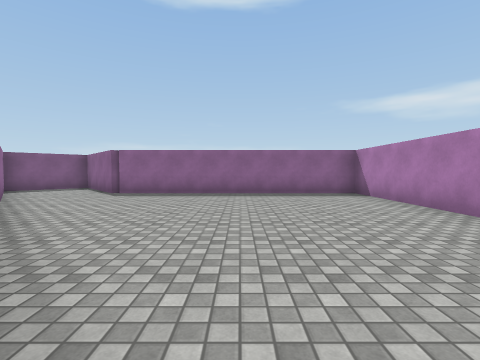
View 1 (above)

22 first-person views from a walk through a Unity game level. The camera is 1.3 m above the floor, tilts 2° down and sees 85° across. The floor is counted in squares, 2 m on a side. Each view is taken from the middle of a square. On the plan, view 1 faces up. The plan holds only what a view shows up to about 9 squares ahead; the rest is blank. The place goes on beyond the plan. Surface patterns are stand-ins for the level's own textures.

View 2
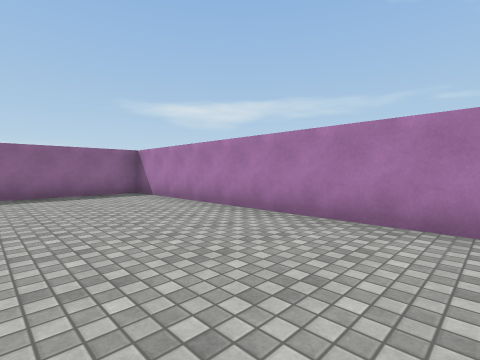

View 3
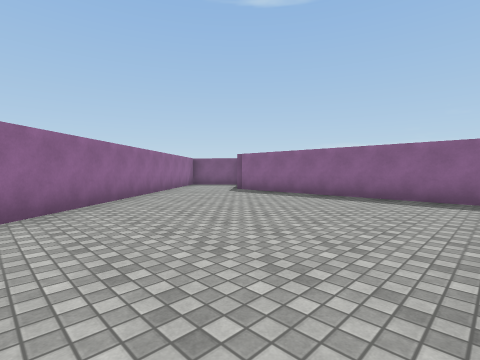

View 4
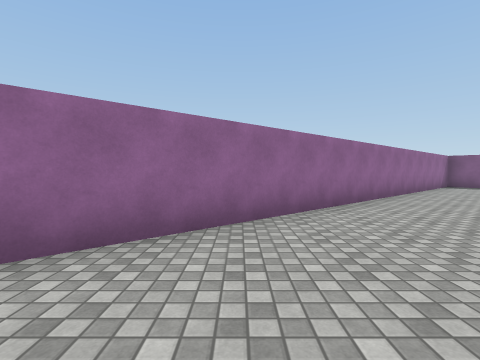

View 5
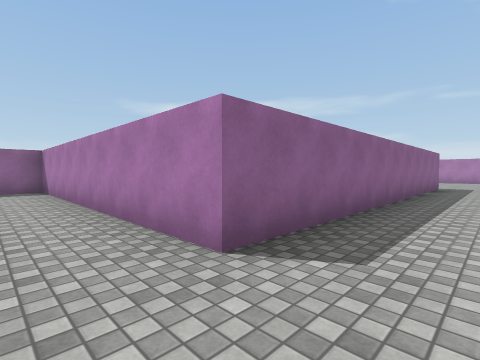

View 6
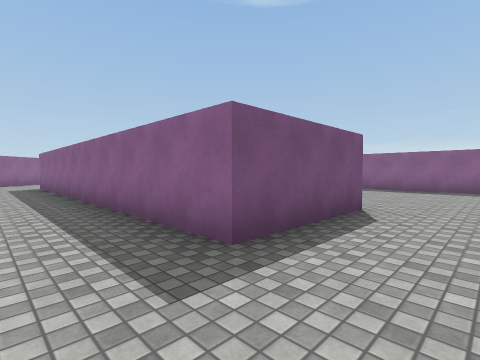

View 7
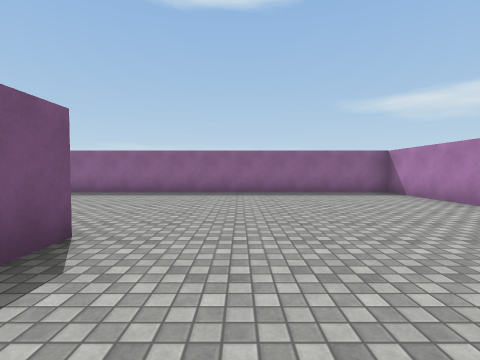

View 8
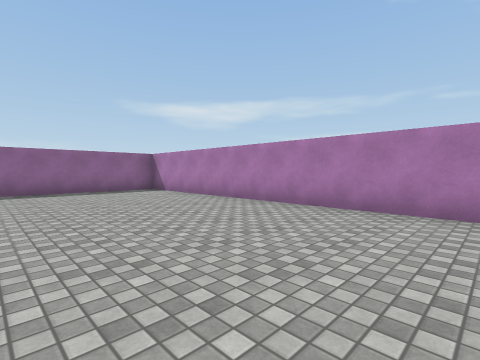

View 9
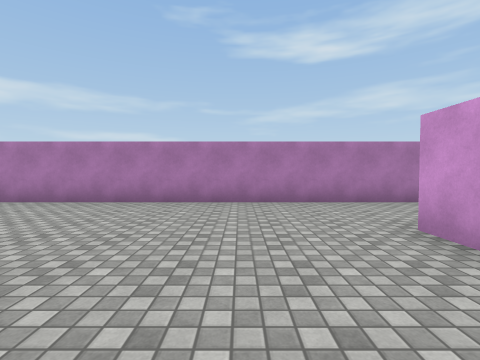

View 10
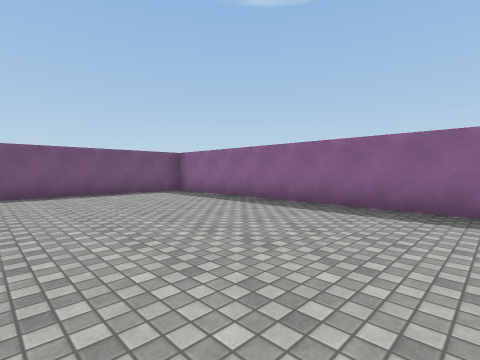

View 11
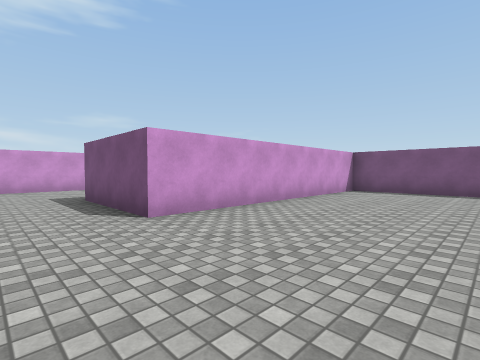

View 12
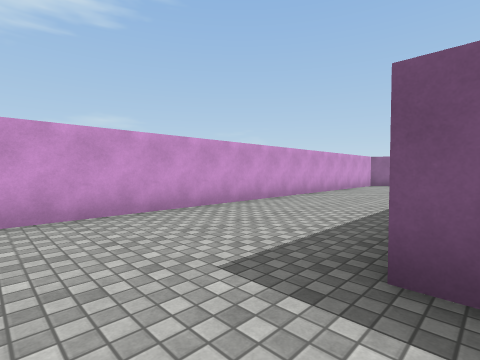

View 13
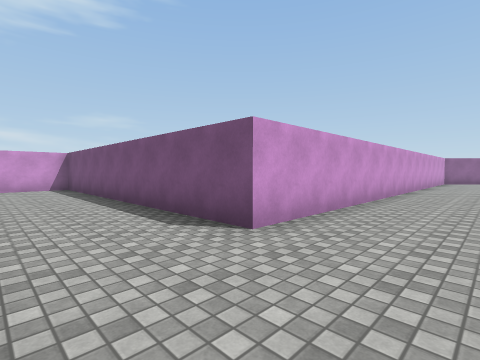

View 14
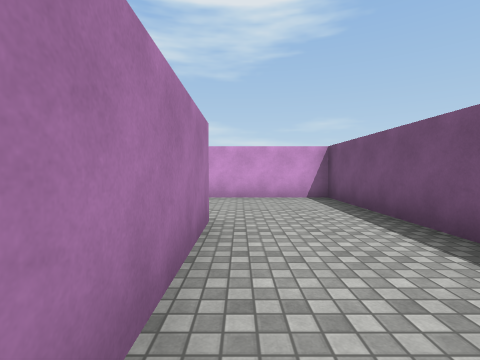

View 15
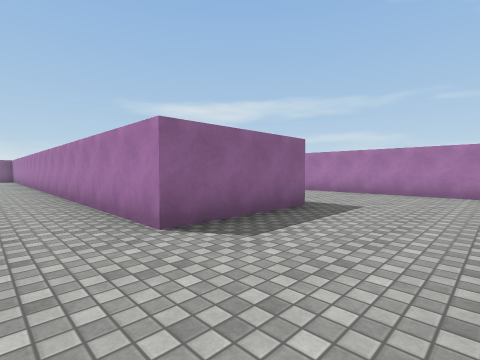

View 16
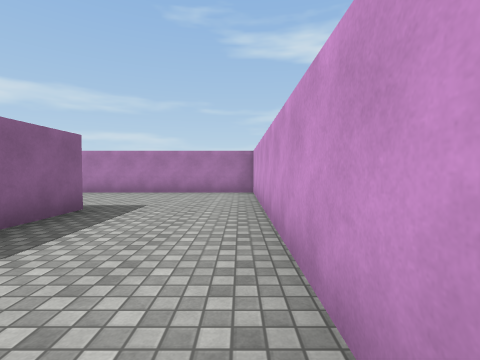

View 17
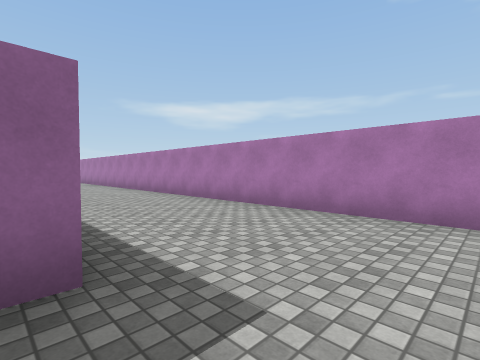

View 18
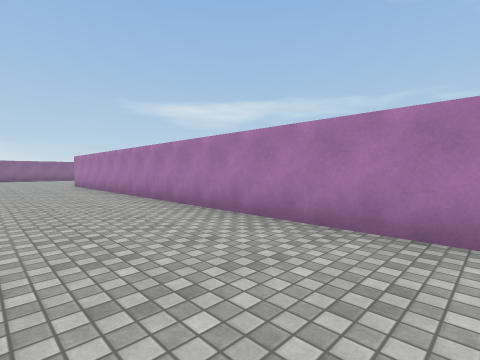

View 19
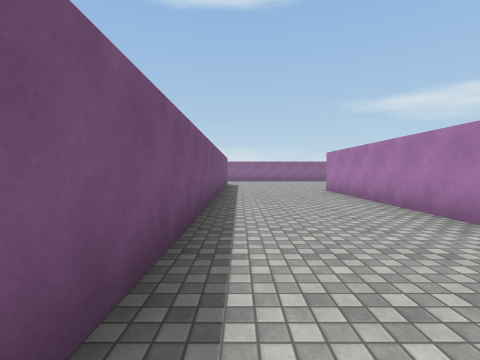

View 20
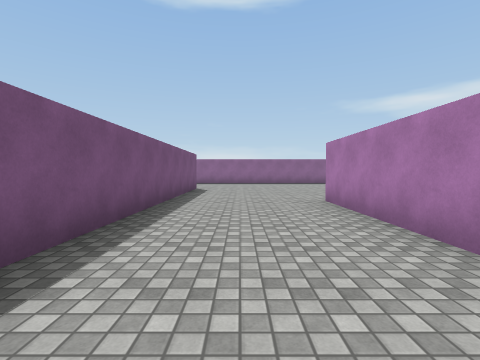

View 21
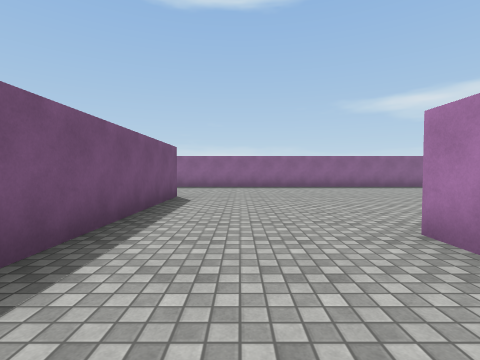

View 22
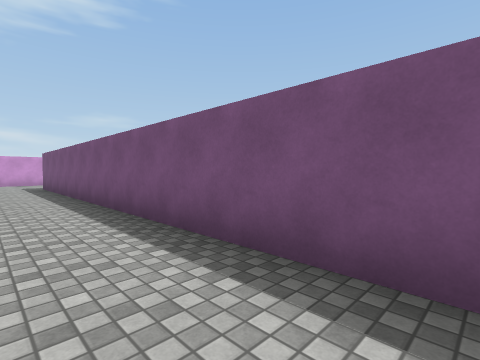

### Floor plan
Points are (right, up) in squares from view 1. A wall is a line through its corners. A room is listed if a view was taken in it or the views show most of it. See-through windows are left out.
Room 1 (views 1, 2, 3)
walls: (3.4, 0.5) (3.4, 7.6) (-3.7, 7.6) (-5, 9); (-6.7, 9.1) (-7.5, 8.3) (1.2, -1.7)
ways out: opening at (2.3, 0) to room 2
Room 2 (views 4, 5, 6, 7, 8, 9, 10, 11, 12, 13, 14, 15, 16, 17, 18, 19, 20, 21, 22)
walls: (6.1, -3.9) (16.8, -3.9) (16.8, -12.4) (25.5, -12.4); (22.4, 9.5) (22.4, -9.4) (19.4, -9.4) (19.4, 7.8) (6.4, 7.8) (6.4, 2.6) (13.4, 2.6) (13.4, -0.5) (3.4, -0.5) (3.4, 0.5); (25.9, -12.5) (25.9, 6.8)
ways out: opening at (2.3, 0) to room 1

Where each view was taken, in squares from view 1:
view 1: 0 up, 0 right, facing up
view 2: 0 up, 0 right, facing up-right
view 3: 1 up, 3 right, facing up-left
view 4: 0 up, 3 right, facing left
view 5: 2 down, 2 right, facing up-right
view 6: 2 down, 15 right, facing up-left
view 7: 0 up, 15 right, facing up
view 8: 1 down, 15 right, facing up-right
view 9: 2 down, 14 right, facing right
view 10: 3 up, 14 right, facing up-left
view 11: 6 up, 15 right, facing down-left
view 12: 0 up, 15 right, facing down-left
view 13: 2 down, 19 right, facing down-left
view 14: 6 down, 19 right, facing down
view 15: 12 down, 18 right, facing up-right
view 16: 12 down, 18 right, facing right
view 17: 11 down, 22 right, facing up-right
view 18: 6 down, 23 right, facing up-right
view 19: 2 down, 23 right, facing up
view 20: 1 up, 24 right, facing up
view 21: 4 up, 24 right, facing up
view 22: 2 up, 24 right, facing down-left
